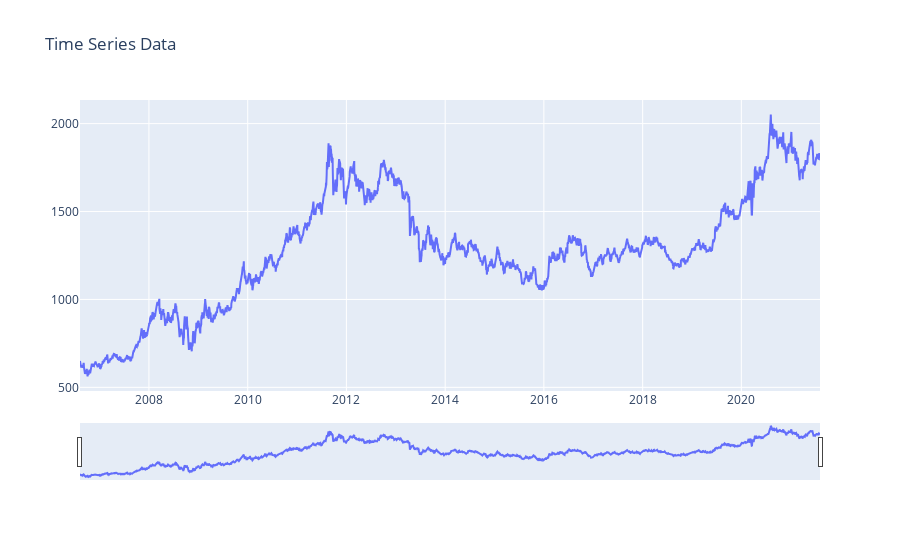

This figure's notebook cell:
### Code cell
def plot_raw_data():
    fig = go.Figure()

    fig.add_trace(go.Scatter(x=data['Date'], y=data['Close'], name='stock_close'))
    fig.layout.update(title_text='Time Series Data', xaxis_rangeslider_visible=True)
    fig.show()
plot_raw_data()

### Figure 1 — Plotly figure (JSON) as saved in the notebook; plotly's stock layout.template omitted (floating-point values rounded to 4 significant figures; data arrays with more than 128 entries replaced by an {"elided": "..."} marker saying what was removed)
{"data": [{"name": "stock_close", "type": "scatter", "x": {"elided": "3738 str values"}, "y": {"elided": "3738 float values"}}], "layout": {"title": {"text": "Time Series Data"}, "xaxis": {"rangeslider": {"visible": true}}}}
